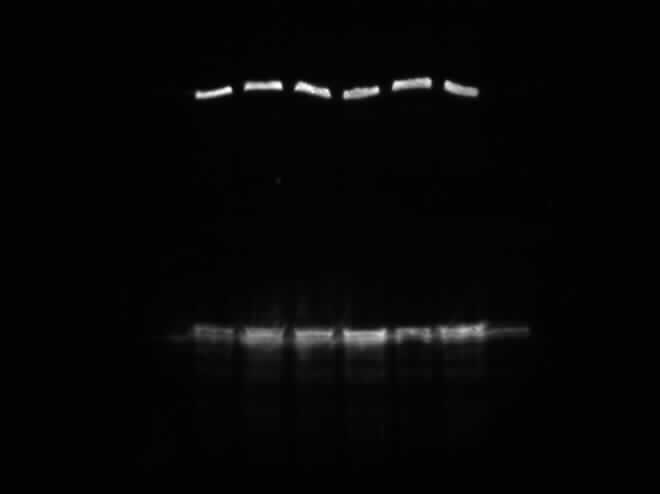
#> input picture Lab/Last/2017-Gr2.jpg, 660 x 494 px
$ python tid.py
#> lines starting #> are read from the running program, lines starting #| are printed output that depends on the picture; long printed decimals are rounded
import matplotlib.pyplot as plt
import numpy as np

img = plt.imread('2017-Gr2.jpg')
#> img is the input picture: shape (494, 660); min 0, max 255, mean 6

print(np.shape(img))
#| (494, 660)

### Cut image in half
ba = img[60:130,185:490]
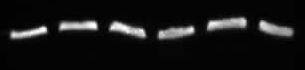
#> ba: shape (70, 305); min 0, max 255, mean 21.1
s = img[300:360,185:500]
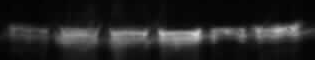
#> s: shape (60, 315); min 2, max 212, mean 34.6


ind = [0,53,104,151,201,253,490-185]
#### image beta actin
plt.imshow(ba)
plt.plot([ind[1],ind[1]],[0,50])
plt.plot([ind[2],ind[2]],[0,50])
plt.plot([ind[3],ind[3]],[0,50])
plt.plot([ind[4],ind[4]],[0,50])
plt.plot([ind[5],ind[5]],[0,50])
plt.show()
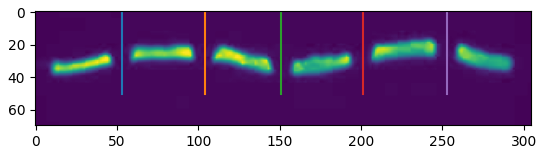
#> figure drawn by matplotlib, 1 panel

temp = ba.sum(axis=0)
#> temp = 305 values, max 2389 at index 117, min 188 at index 303, mean 1478.8

bactin = np.zeros(6)
ind = [0,53,104,151,201,253,len(temp)]
#> ind = [0, 53, 104, 151, 201, 253, 305]
for i in range(6):
    bactin[i] = sum(temp[ind[i]:ind[i+1]])
#> after the loop, bactin = [68242, 76239, 80561, 73720, 83338, 68923]

bactin = bactin/max(bactin)
#> bactin = [0.819, 0.915, 0.967, 0.885, 1, 0.827]


ind = [0,53,104,153,205,253,500-185]
#### image Dose
plt.imshow(s)
plt.plot([ind[1],ind[1]],[0,50])
plt.plot([ind[2],ind[2]],[0,50])
plt.plot([ind[3],ind[3]],[0,50])
plt.plot([ind[4],ind[4]],[0,50])
plt.plot([ind[5],ind[5]],[0,50])
plt.show()
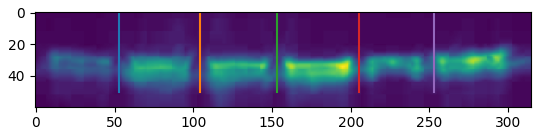
#> figure drawn by matplotlib, 1 panel

temp = s.sum(axis=0)
#> temp = 315 values, max 3391 at index 162, min 530 at index 0, mean 2074.1
ind = [0,53,104,153,205,253,300]
dose = np.zeros(6)

for i in range(6):
    dose[i] = sum(temp[ind[i]:ind[i+1]])
#> after the loop, dose = [65018, 121099, 117320, 141189, 79168, 113629]

dose = dose/max(dose)
#> dose = [0.461, 0.858, 0.831, 1, 0.561, 0.805]


##### Normalising
print(dose)
#| [0.4605  0.8577 0.8309 1.         0.5607 0.8048]
print(bactin)
#| [0.8189 0.9148 0.9667 0.8846 1.         0.827]
norm = dose/bactin
#> norm = [0.562, 0.938, 0.86, 1.13, 0.561, 0.973]
adjust = bactin
#> adjust = [0.819, 0.915, 0.967, 0.885, 1, 0.827]
adjust[4] = 1.5
normadjusted = dose/adjust
#> normadjusted = [0.562, 0.938, 0.86, 1.13, 0.374, 0.973]
#plt.plot(np.linspace(0,2.5,6),normadjusted,'--o', color="orange",label='Adjusted bactin')
plt.plot(np.linspace(0,2.5,6),norm,'o--')
plt.xlabel('Tid $[Timer]$',fontsize = 14)
plt.ylabel('chemiluminescence intensitet', fontsize = 14)
#plt.legend()
plt.title('Antall p53 proteiner 2 Gy okende inkuberingstid', fontsize = 16, fontweight="bold", y=1.08)
plt.show()
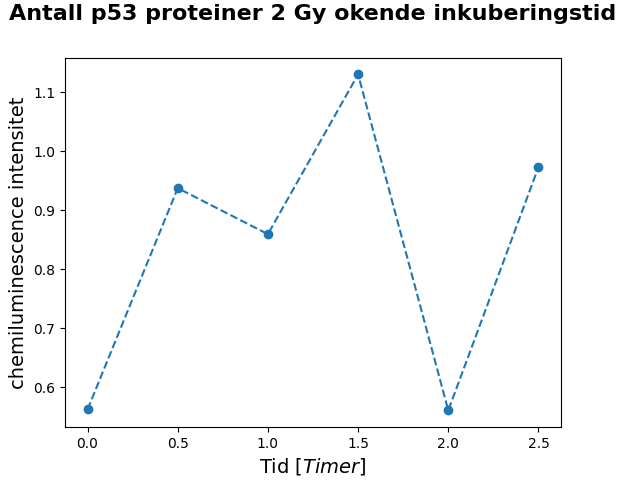
#> figure drawn by matplotlib, 1 panel

image = img/max(img.max(1))
plt.imshow(image)
plt.xlabel('x [Piksel]',fontsize = 14)
plt.ylabel('y [Piksel]',fontsize = 14)
plt.title('Chemiluminescence bildet fra detektor', fontsize = 16, fontweight="bold", y=1.08)
plt.colorbar()

plt.show()
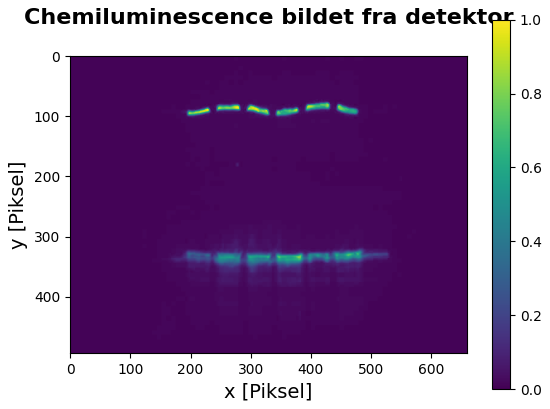
#> figure drawn by matplotlib, 2 panels

$ run again, with Lab/Last/2017-Gr1.jpg copied over Lab/Last/2017-Gr2.jpg
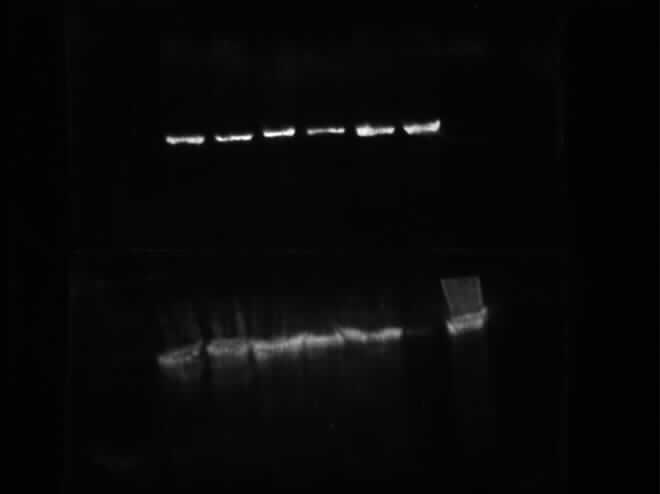
#> input picture Lab/Last/2017-Gr1.jpg, 660 x 494 px
#> img is the input picture: shape (494, 660); min 0, max 255, mean 7.9
#| (494, 660)
#> `temp = ba.sum(axis=0)`: temp = 305 values, max 2211 at index 252, min 280 at index 303, mean 736
#> ind = [0, 53, 104, 151, 201, 253, 305]
#> after the loop `for i in range(6):`: bactin = [24912, 31518, 35621, 46784, 66364, 19269]
#> `bactin = bactin/max(bactin)`: bactin = [0.375, 0.475, 0.537, 0.705, 1, 0.29]
#> `plt.show()`:
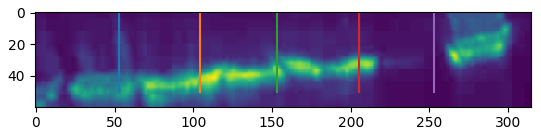
#> figure drawn by matplotlib, 1 panel
#> `temp = s.sum(axis=0)`: temp = 315 values, max 3243 at index 111, min 400 at index 314, mean 2058.4
#> after the loop `for i in range(6):`: dose = [96894, 128168, 133606, 120908, 50811, 107562]
#> `dose = dose/max(dose)`: dose = [0.725, 0.959, 1, 0.905, 0.38, 0.805]
#| [0.7252 0.9593 1.         0.905 0.3803 0.8051]
#| [0.3754 0.4749 0.5368 0.705 1.         0.2904 ]
#> norm = [1.93, 2.02, 1.86, 1.28, 0.38, 2.77]
#> adjust = [0.375, 0.475, 0.537, 0.705, 1, 0.29]
#> normadjusted = [1.93, 2.02, 1.86, 1.28, 0.254, 2.77]
#> `plt.show()`:
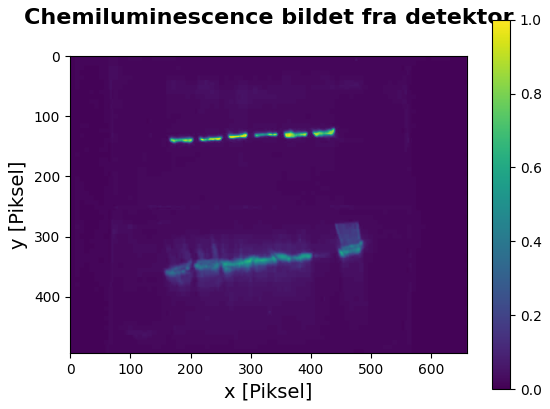
#> figure drawn by matplotlib, 2 panels
